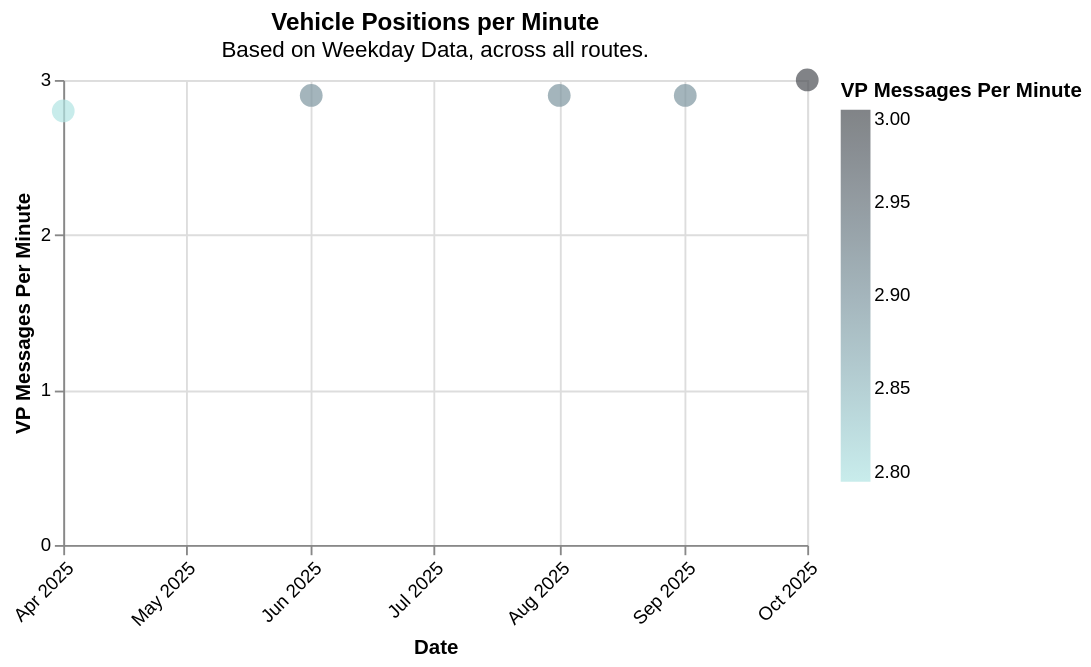

Write notebook code for a chart like this one.
### Markdown cell above
## Vehicle Positions Overview

### Code cell
try:
    display(utils.create_vp_minute(operator_df))
    display(utils.create_vp_pct(operator_df))
except:
    display(Markdown(f"""{analysis_name} doesn't have vehicle positions information."""))

### Figure 1 — Vega-Lite specification as saved in the notebook (floating-point values rounded to 4 significant figures)
{"config": {"view": {"continuousWidth": 300, "continuousHeight": 300}}, "data": {"name": "data-8c98e26136b2649759358f95c397a02f"}, "mark": {"type": "circle", "size": 150}, "encoding": {"color": {"field": "VP Messages Per Minute", "scale": {"range": ["#b1e4e3", "#4b4f54"]}, "title": "VP Messages Per Minute", "type": "quantitative"}, "tooltip": [{"field": "Date", "type": "temporal"}, {"field": "VP Messages Per Minute", "type": "quantitative"}], "x": {"axis": {"format": "%b %Y", "labelAngle": -45}, "field": "Date", "title": "Date", "type": "temporal"}, "y": {"axis": {"values": [0, 1, 2, 3]}, "field": "VP Messages Per Minute", "scale": {"domain": [0, 3], "nice": false}, "title": "VP Messages Per Minute", "type": "quantitative"}}, "height": 250, "title": {"text": ["Vehicle Positions per Minute"], "subtitle": ["Based on Weekday Data, across all routes."]}, "width": 400, "$schema": "https://vega.github.io/schema/vega-lite/v6.1.0.json", "datasets": {"data-8c98e26136b2649759358f95c397a02f": [{"Date": "2025-12-01T00:00:00", "Analysis Name": "City of Visalia", "Caltrans District": "06-Fresno / Bakersfield", "VP Name": null, "TU Name": null, "N Trips": 14722, "Day Type": "Weekday", "Daily Trips": 640.1, "Ttl Service Hours": 7311.0, "N Routes": 27, "N Days": 23, "N Shapes": 27, "N Stops": 508, "VP Messages Per Minute": null, "N VP Trips": 0, "Daily VP Trips": 0.0, "Pct VP Trips": null, "TU Messages Per Minute": null, "N TU Trips": 0, "Daily TU Trips": 0.0, "Pct TU Trips": null}, {"Date": "2025-11-01T00:00:00", "Analysis Name": "City of Visalia", "Caltrans District": "06-Fresno / Bakersfield", "VP Name": null, "TU Name": null, "N Trips": 7160, "Day Type": "Weekday", "Daily Trips": 650.9, "Ttl Service Hours": 3555.0, "N Routes": 27, "N Days": 11, "N Shapes": 27, "N Stops": 508, "VP Messages Per Minute": null, "N VP Trips": 0, "Daily VP Trips": 0.0, "Pct VP Trips": null, "TU Messages Per Minute": null, "N TU Trips": 0, "Daily TU Trips": 0.0, "Pct TU Trips": null}, {"Date": "2026-01-01T00:00:00", "Analysis Name": "City of Visalia", "Caltrans District": "06-Fresno / Bakersfield", "VP Name": null, "TU Name": null, "N Trips": 15036, "Day Type": "Weekday", "Daily Trips": 683.5, "Ttl Service Hours": 7465.0, "N Routes": 27, "N Days": 22, "N Shapes": 27, "N Stops": 508, "VP Messages Per Minute": null, "N VP Trips": 0, "Daily VP Trips": 0.0, "Pct VP Trips": null, "TU Messages Per Minute": null, "N TU Trips": 0, "Daily TU Trips": 0.0, "Pct TU Trips": null}, {"Date": "2025-05-01T00:00:00", "Analysis Name": "City of Visalia", "Caltrans District": "06-Fresno / Bakersfield", "VP Name": null, "TU Name": null, "N Trips": 666, "Day Type": "Weekday", "Daily Trips": 666.0, "Ttl Service Hours": 327.9, "N Routes": 13, "N Days": 1, "N Shapes": 26, "N Stops": 504, "VP Messages Per Minute": null, "N VP Trips": 0, "Daily VP Trips": 0.0, "Pct VP Trips": null, "TU Messages Per Minute": null, "N TU Trips": 0, "Daily TU Trips": 0.0, "Pct TU Trips": null}, {"Date": "2025-07-01T00:00:00", "Analysis Name": "City of Visalia", "Caltrans District": "06-Fresno / Bakersfield", "VP Name": null, "TU Name": null, "N Trips": 666, "Day Type": "Weekday", "Daily Trips": 666.0, "Ttl Service Hours": 327.9, "N Routes": 13, "N Days": 1, "N Shapes": 26, "N Stops": 504, "VP Messages Per Minute": null, "N VP Trips": 0, "Daily VP Trips": 0.0, "Pct VP Trips": null, "TU Messages Per Minute": null, "N TU Trips": 0, "Daily TU Trips": 0.0, "Pct TU Trips": null}, {"Date": "2026-02-01T00:00:00", "Analysis Name": "City of Visalia", "Caltrans District": "06-Fresno / Bakersfield", "VP Name": null, "TU Name": null, "N Trips": 14006, "Day Type": "Weekday", "Daily Trips": 700.3, "Ttl Service Hours": 6955.0, "N Routes": 27, "N Days": 20, "N Shapes": 27, "N Stops": 508, "VP Messages Per Minute": null, "N VP Trips": 0, "Daily VP Trips": 0.0, "Pct VP Trips": null, "TU Messages Per Minute": null, "N TU Trips": 0, "Daily TU Trips": 0.0, "Pct TU Trips": null}, {"Date": "2026-04-01T00:00:00", "Analysis Name": "City of Visalia", "Caltrans District": "06-Fresno / Bakersfield", "VP Name": null, "TU Name": null, "N Trips": 15752, "Day Type": "Weekday", "Daily Trips": 716.0, "Ttl Service Hours": 7821.0, "N Routes": 27, "N Days": 22, "N Shapes": 27, "N Stops": 508, "VP Messages Per Minute": null, "N VP Trips": 0, "Daily VP Trips": 0.0, "Pct VP Trips": null, "TU Messages Per Minute": null, "N TU Trips": 0, "Daily TU Trips": 0.0, "Pct TU Trips": null}, {"Date": "2026-03-01T00:00:00", "Analysis Name": "City of Visalia", "Caltrans District": "06-Fresno / Bakersfield", "VP Name": null, "TU Name": null, "N Trips": 15752, "Day Type": "Weekday", "Daily Trips": 716.0, "Ttl Service Hours": 7821.0, "N Routes": 27, "N Days": 22, "N Shapes": 27, "N Stops": 508, "VP Messages Per Minute": null, "N VP Trips": 0, "Daily VP Trips": 0.0, "Pct VP Trips": null, "TU Messages Per Minute": null, "N TU Trips": 0, "Daily TU Trips": 0.0, "Pct TU Trips": null}, {"Date": "2025-04-01T00:00:00", "Analysis Name": "City of Visalia", "Caltrans District": "06-Fresno / Bakersfield", "VP Name": "Visalia VehiclePositions", "TU Name": "Visalia TripUpdates", "N Trips": 14652, "Day Type": "Weekday", "Daily Trips": 666.0, "Ttl Service Hours": 7213.0, "N Routes": 13, "N Days": 22, "N Shapes": 26, "N Stops": 504, "VP Messages Per Minute": 2.8, "N VP Trips": 11957, "Daily VP Trips": 543.5, "Pct VP Trips": 81.6, "TU Messages Per Minute": 0.5, "N TU Trips": 13007, "Daily TU Trips": 591.2, "Pct TU Trips": 88.8}, {"Date": "2025-08-01T00:00:00", "Analysis Name": "City of Visalia", "Caltrans District": "06-Fresno / Bakersfield", "VP Name": "Visalia VehiclePositions", "TU Name": "Visalia TripUpdates", "N Trips": 13986, "Day Type": "Weekday", "Daily Trips": 666.0, "Ttl Service Hours": 6885.0, "N Routes": 13, "N Days": 21, "N Shapes": 26, "N Stops": 504, "VP Messages Per Minute": 2.9, "N VP Trips": 10998, "Daily VP Trips": 523.7, "Pct VP Trips": 78.6, "TU Messages Per Minute": 0.5, "N TU Trips": 11931, "Daily TU Trips": 568.1, "Pct TU Trips": 85.3}, {"Date": "2025-06-01T00:00:00", "Analysis Name": "City of Visalia", "Caltrans District": "06-Fresno / Bakersfield", "VP Name": "Visalia VehiclePositions", "TU Name": "Visalia TripUpdates", "N Trips": 13986, "Day Type": "Weekday", "Daily Trips": 666.0, "Ttl Service Hours": 6885.0, "N Routes": 13, "N Days": 21, "N Shapes": 26, "N Stops": 504, "VP Messages Per Minute": 2.9, "N VP Trips": 12262, "Daily VP Trips": 583.9, "Pct VP Trips": 87.7, "TU Messages Per Minute": 0.5, "N TU Trips": 13117, "Daily TU Trips": 624.6, "Pct TU Trips": 93.8}, {"Date": "2025-09-01T00:00:00", "Analysis Name": "City of Visalia", "Caltrans District": "06-Fresno / Bakersfield", "VP Name": "Visalia VehiclePositions", "TU Name": "Visalia TripUpdates", "N Trips": 14652, "Day Type": "Weekday", "Daily Trips": 666.0, "Ttl Service Hours": 7213.0, "N Routes": 13, "N Days": 22, "N Shapes": 26, "N Stops": 504, "VP Messages Per Minute": 2.9, "N VP Trips": 9213, "Daily VP Trips": 418.8, "Pct VP Trips": 62.9, "TU Messages Per Minute": 0.6, "N TU Trips": 10032, "Daily TU Trips": 456.0, "Pct TU Trips": 68.5}, {"Date": "2025-10-01T00:00:00", "Analysis Name": "City of Visalia", "Caltrans District": "06-Fresno / Bakersfield", "VP Name": "Visalia VehiclePositions", "TU Name": "Visalia TripUpdates", "N Trips": 15318, "Day Type": "Weekday", "Daily Trips": 666.0, "Ttl Service Hours": 7541.0, "N Routes": 13, "N Days": 23, "N Shapes": 26, "N Stops": 504, "VP Messages Per Minute": 3.0, "N VP Trips": 9629, "Daily VP Trips": 418.7, "Pct VP Trips": 62.9, "TU Messages Per Minute": 0.5, "N TU Trips": 10277, "Daily TU Trips": 446.8, "Pct TU Trips": 67.1}]}}
